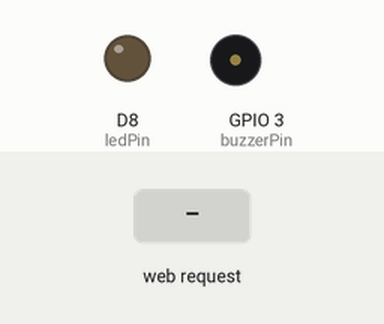
This sketch was run on a simulated ESP8266 (NodeMCU). On the bench: output pins drawn as LEDs (lit = HIGH), buzzer (waves = sounding, pin HIGH). The inputs (shaded band) are chosen by the test bench. WiFi joins after 1.5 s; servers stay silent unless stated; what the sketch prints to the serial monitor is not drawn.

Above: at 3.7 s.
3.8 s: HTTP request GET /on received
At 4.1 s:
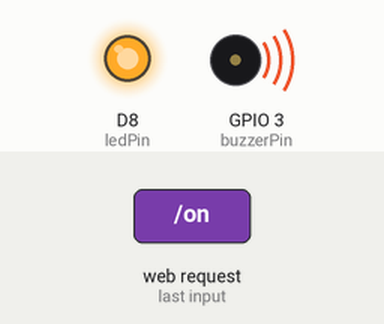
5.3 s: HTTP request GET /off received
At 6.4 s:
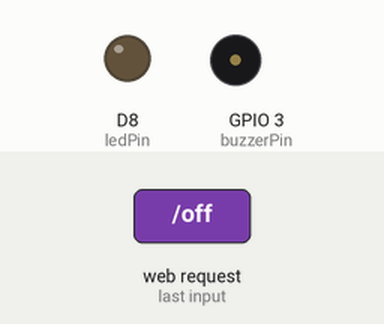
Timing chart, 0 to 8.3 s (numbered marks = the images above; inputs shaded):
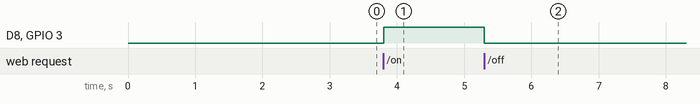

The sketch:

buzzer.ino
```cpp
#include <ESP8266WiFi.h>
#include <ESP8266WebServer.h>
// #include <ESP8266mDNS.h>

const char* ssid = "WiFi Apaya"; //Nama SSID AP/Hotspot
const char* password = "123123123"; //Password Wifi

ESP8266WebServer server(80); //Menyatakan Webserver pada port 80
const int buzzerPin = D9;  // Digital pin connected to the lamp
const int ledPin = D8;  // Digital pin connected to the lamp


void setup() {
  delay(1000);
  Serial.begin(9600);
  delay(10);

  // Connect ke WiFi
  Serial.println();
  Serial.println();
  Serial.print("Connecting to ");
  Serial.println(ssid);

  // Mengatur WiFi
  WiFi.mode(WIFI_STA); // Mode Station
  WiFi.begin(ssid, password); // Mencocokan SSID dan Password

  while (WiFi.status() != WL_CONNECTED) {
    delay(500);
    Serial.print(".");
    Serial.print("Sedang menyambungkan ke WiFi");
  }

  // Tampilkan status Connected
  Serial.println("");
  Serial.println("WiFi connected");
  Serial.println("IP address: ");
  Serial.println(WiFi.localIP());

  // Set the hostname to "localhost"
  // WiFi.hostname("localhost");

  // MDNS.begin("localhost");


  // Membuat tampilan Web
  server.on("/", []() {
    server.send(200, "text/plain", "Hello Para Warrior IoT");
  });

  // Bagian ini untuk membuat halaman web lain
  server.on("/status", []() {
    server.send(200, "text/plain", "Ini adalah Page Status Aktif");
  });

   // Set the lamp pin as an OUTPUT
  pinMode(buzzerPin, OUTPUT);
  pinMode(ledPin, OUTPUT);

  // Turn the lamp on
  server.on("/on", HTTP_GET, [](){
    digitalWrite(buzzerPin, HIGH);
    digitalWrite(ledPin, HIGH);
    Serial.println("Nyala");

    server.send(200, "text/plain", "Lamp turned ON");
  });

  // Turn the lamp off
  server.on("/off", HTTP_GET, [](){
    digitalWrite(buzzerPin, LOW);
    digitalWrite(ledPin, LOW);
    Serial.println("mati");

    server.send(200, "text/plain", "Lamp turned OFF");
  });

  // MDNS.addService("http", "tcp", 80);

  server.begin();
  Serial.println("Webserver dijalankan");
}

void loop() {
  server.handleClient();
}
```

Measured:
- after the input at 3.8 s, D8 (ledPin), GPIO 3 (buzzerPin): LOW → HIGH at once
- after the input at 5.3 s, D8 (ledPin), GPIO 3 (buzzerPin): HIGH → LOW at once
